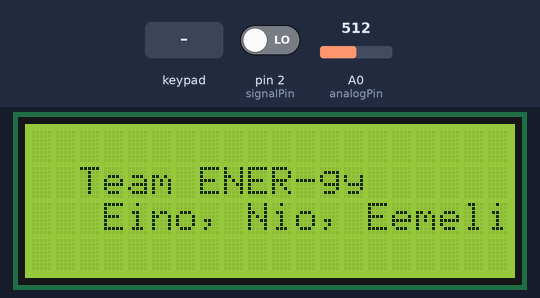
The sketch below on a simulated Arduino Uno, built with avr-gcc and run on an emulated ATmega328P. Parts: 20×4 character LCD. The test bench sets the inputs (shaded band); at power-on: A0 (analogPin) = 512, pin 2 (signalPin) LOW. WiFi joins after 1.5 s; servers stay silent unless stated; no MQTT or app messages arrive unless stated; what the sketch prints to the serial monitor is not drawn.

Above: at 0.1 s.
6.8 s: keypad keys 1 3 9 7 2 2 2 2 pressed 1.462 s apart
At 9.0 s:
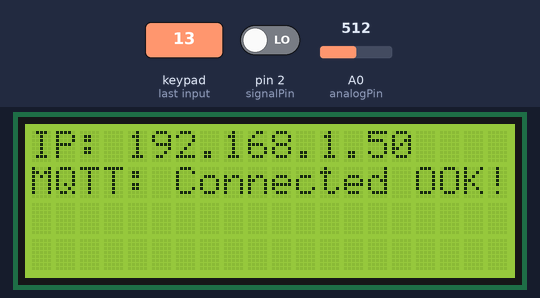
22.7 s: key 'A' pressed
26.9 s: key '3' pressed
31.1 s: A0 (analogPin) set to 716
At 32.6 s:
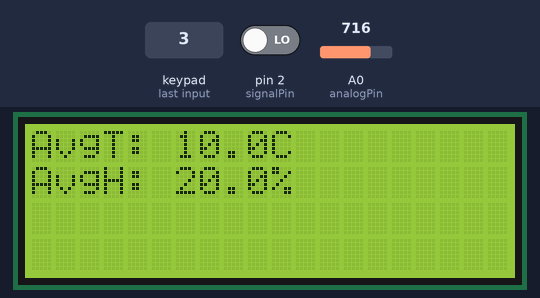
35.3 s: A0 (analogPin) set to 900
At 39.1 s:
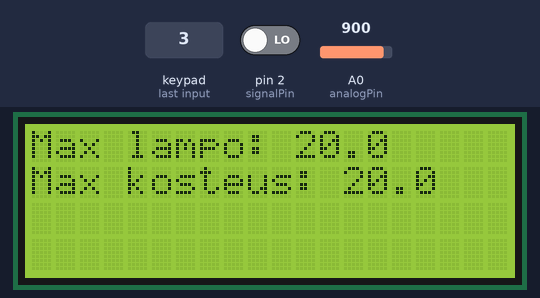
39.4 s: keypad keys 1 3 9 7 2 2 2 2 # pressed 1.462 s apart
At 45.4 s:
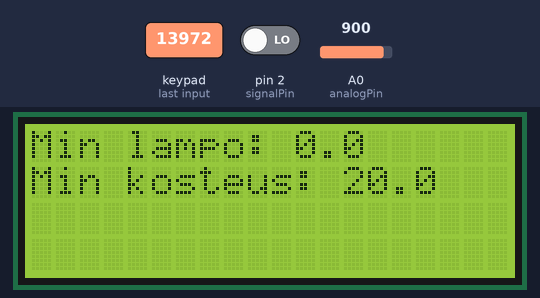
Timing chart, 0 to 46.9 s (numbered marks = the images above; inputs shaded):
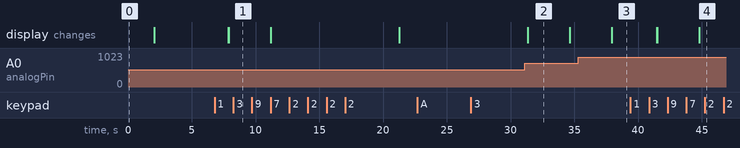

The sketch:

Arduino-koodit.ino
```cpp
// ---- Libraries and Configuration ----
#include <SPI.h>
#include <Ethernet.h>
#include <PubSubClient.h>
#include <LiquidCrystal.h>
#include <TimerOne.h>
#include <Keypad.h>

#define outTopic "ICT4_out_2020"
#define MAC_6   0x30

// MQTT settings
byte server[]       = {10, 6, 0, 23};    // MQTT broker IP address
unsigned int Port   = 1883;               // MQTT broker port
static uint8_t mymac[6] = {0xA8,0x61,0x0A,0xAE,0x46,MAC_6}; // Ethernet MAC address
char* clientId      = "a731fsd4";       // MQTT client identifier

EthernetClient ethClient;
PubSubClient client(server, Port, ethClient);

// LCD setup (parallel mode)
// rs=9, enable=8, d4=7, d5=6, d6=5, d7=4
LiquidCrystal lcd(9, 8, 7, 6, 5, 4);


// Keypad 4x4 on pins D2..D9
const byte ROWS = 4, COLS = 4;
char keys[ROWS][COLS] = {
  {'1','2','3','A'},
  {'4','5','6','B'},
  {'7','8','9','C'},
  {'*','0','#','D'}
};
byte rowPins[ROWS] = {19};  // not used by LCD here, but D2-D9 free
byte colPins[COLS] = {15, 16, 17, 18};
Keypad keypad = Keypad(makeKeymap(keys), rowPins, colPins, ROWS, COLS);

// Analogi- ja taajuussignaalit
const float vRef = 5.0;
const int analogPin = A0;
const int signalPin = 2;
const int SEKUNTI_COUNT = 10;

volatile unsigned long pulseCount = 0;
float analogSignals[SEKUNTI_COUNT];
float freqSignals[SEKUNTI_COUNT];
int analogIndex = 0, freqIndex = 0;
bool analogReady = false, freqReady = false;
float frequency = 0;
float avgTemp = 0;
float avgHumid = 0;
float lampo, kosteus;

// Tilastot for button 3
float minAnalog = 1000.0;
float maxAnalog = -1000.0;
float minFreq = 1000.0;
float maxFreq = -1000.0;
bool showMin = true;


// ISR services
void countPulse() {
  pulseCount++;
}

void timerIsr() {
  frequency = pulseCount;
  pulseCount = 0;
  freqSignals[freqIndex] = frequency;
  freqIndex++;
  if (freqIndex >= SEKUNTI_COUNT) {
    freqIndex = 0;
    freqReady = true;
  }
}

// MQTT ja Ethernet funktiot
void fetch_IP() {
  bool connectionSuccess = Ethernet.begin(mymac);
  if (!connectionSuccess) {
    Serial.println("Failed to access Ethernet controller");
  } else {
    Serial.println("Connected with IP: " + Ethernet.localIP()); // Onnistuessa tulostetaan IP-osoite
  }
}

void send_MQTT_message(float tempAvg, float humidAvg) {
  if (!client.connected()) connect_MQTT_server();
  if (client.connected()) {
    char msgBuf[128], outStr1[8], outStr2[8];
    // floatToString
    dtostrf(tempAvg, 4, 2, outStr1);
    dtostrf(humidAvg, 4, 2, outStr2);
    sprintf(msgBuf, "IOTJS={\"S_name1\":\"ENERGY_lampo\",\"S_value\":%s}", outStr1);
    sprintf(msgBuf, "IOTJS={\"S_name2\":\"ENERGY_kosteus\",\"S_value\":%s }", outStr2);

    // sprintf(msgBuf, "IOTJS={\"S_name\":\"ENERGY_lampo\",\"S_value\":%s,"
    //   "\"S_name\":\"ENERGY_kosteus\",\"S_value\":%s}",
    //   outStr1, outStr2);
    client.publish(outTopic, msgBuf); // Lähetetään viesti MQTT-brokerille
    Serial.println("Message sent to MQTT server."); Serial.println(msgBuf);// Tulostetaan viesti onnistuneesta lähettämisestä
  } else {
    Serial.println("Failed to send message: not connected to MQTT server.");
  }
}

void connect_MQTT_server() {
    Serial.println("Connecting to MQTT broker..."); // Tulostetaan vähän info-viestiä
      if (client.connect(clientId)) { // Tarkistetaan saadaanko yhteys MQTT-brokeriin
          Serial.println("Connected OK!"); // Yhdistetty onnistuneesti
      } else {
          Serial.println("Connection failed."); // Yhdistäminen epäonnistui
      }
}

// Helper-funktiot
float rawToVoltage(float vRef, int raw) {
  return (raw / 1023.0) * vRef;
}

float voltageToTemperature(float voltage) {
  if (voltage < 1.6) return -10;
  else if (voltage <= 2.6) return 0;
  else if (voltage <= 3.7) return 10;
  else if (voltage <= 4.6) return 20;
  else return 25;
}

float frequencyToHumidity(float frequency) {
  // float humid = 100 - ((frequency  - 6.9) / (7.9 - 6.9) * 60); // Linear interpolation
  // return ;

  float humid = (0 + (-62.2222 * (frequency/ 1000.0)) + 530.4444); // Käyrän sovittaminen pisteistöön
  if(humid > 105.0) {
    humid = 20;
  }
  return humid;
}

// UI funktiot
// Nappi 1: näytä IP-osoitetta and MQTT-tilaa
void showNetwork() {
  lcd.clear();
  lcd.setCursor(0, 0);
  lcd.print("IP: "); lcd.print(Ethernet.localIP());
  lcd.setCursor(0, 1);
  lcd.print("MQTT: ");
  lcd.print((client.connect(clientId)) ? "Connected OOK!" : "ERROR happened");
}

// Nappi 2: näytä lämpön ja kosteuksen keskiarvoja
void showSignals(float avgTemp, float avgHumid) {
  lcd.clear();
  lcd.setCursor(0, 0);
  lcd.print("AvgT: "); lcd.print(avgTemp, 1); lcd.print("C");
  lcd.setCursor(0, 1);
  lcd.print("AvgH: "); lcd.print(avgHumid, 1); lcd.print("%");
}

// Nappi 3: vaihda min/max lämpö & kosteus
void showStats() {
  lcd.clear();
  if (showMin) {
    lcd.setCursor(0, 0);
    lcd.print("Min lampo: "); lcd.print(minAnalog, 1);
    lcd.setCursor(0, 1);
    lcd.print("Min kosteus: "); lcd.print(minFreq, 1);
  } else {
    lcd.setCursor(0, 0);
    lcd.print("Max lampo: "); lcd.print(maxAnalog, 1);
    lcd.setCursor(0, 1);
    lcd.print("Max kosteus: "); lcd.print(maxFreq, 1);
  }
  showMin = !showMin;
}

// Nappi 4: Tulosta nykyista lämpön / kosteuksen dataa
void customAction(float lampo, float kosteus) {
  lcd.clear();
  lcd.setCursor(0, 0);
  lcd.print("Lampo: ");
  lcd.print(lampo, 1);
  lcd.print("C");
  lcd.setCursor(0, 1);
  lcd.print("Kosteus: ");
  lcd.print(kosteus, 1);
  lcd.print("%");
}

void handleKey(char key) {
  switch (key) {
    case '1': showNetwork(); break;
    case '2': showSignals(avgTemp, avgHumid); break;
    case '3': showStats();   break;
    case 'A': customAction(lampo, kosteus); break;
  }
}

void processLoop() {

  const int raw = analogRead(analogPin);
  const float voltage = rawToVoltage(vRef, raw);
  const float temp = voltageToTemperature(voltage);
  const float humidity = frequencyToHumidity(frequency);

  if (temp     < minAnalog) minAnalog = temp;
  if (temp     > maxAnalog) maxAnalog = temp;
  if (humidity > maxFreq  ) maxFreq   = humidity;
  if (humidity < minFreq  ) minFreq   = humidity;

  // Signaalin lukeminen
  analogSignals[analogIndex] = raw;
  analogIndex ++;
  if (analogIndex >= SEKUNTI_COUNT) {
    analogIndex = 0;
    analogReady = true;
  }

  lampo = temp;
  kosteus = humidity;

 float analogSum = 0, freqSum = 0;
  for (int i = 0; i < SEKUNTI_COUNT; i++) {
    analogSum += analogSignals[i];
    freqSum   += freqSignals[i];
  }
  float analogAvg  = analogSum / SEKUNTI_COUNT;
  float freqAvg    = freqSum   / SEKUNTI_COUNT;
  float voltageAvg = rawToVoltage(vRef, analogAvg);

  avgTemp  = voltageToTemperature(voltageAvg);
  avgHumid = frequencyToHumidity(freqAvg);


   // Serial Monitor -
   Serial.println("-----------------------------");
   Serial.print("ADC: "); Serial.println(raw);
   Serial.print("Voltage: "); Serial.print(voltage); Serial.println(" V");
   Serial.print("Temp: "); Serial.print(temp); Serial.println(" C degrees");
   Serial.print("Frequency: "); Serial.print(frequency);
   Serial.print(" Hz, Humidity: ");Serial.print(humidity); Serial.println("%");
   Serial.println("-----------------------------");


   // Keypad handling
   char key = keypad.getKey();
   if (key) {
   Serial.print("Key pressed: ");
   Serial.println(key);
   handleKey(key);
   }


  // 10 sekunnin jälkeen
   if(analogReady && freqReady) {
      send_MQTT_message(avgTemp, avgHumid);

      Serial.println("=== AVERAGE OVER 10s ===");
      Serial.print("AnalogAvg: "); Serial.println(analogAvg);
      Serial.print("VolAvg: "); Serial.println(voltageAvg);
      Serial.print("TempAvg: "); Serial.println(avgTemp);
      Serial.print("FreqAvg: "); Serial.print(freqAvg); Serial.println(" Hz");
      Serial.print("HumidAvg: "); Serial.print(avgHumid); Serial.println(" %");
      Serial.println("========================");

      // RESET flags
      analogReady = freqReady =false;

  }
  delay(1000);

}

// Setup
void setup() {
  Serial.begin(9600);


  // LCD-tervetelu
  lcd.begin(20, 4);
  lcd.setCursor(1, 1);
  lcd.print(" Team ENER-gy ");
  lcd.setCursor(2, 2);
  lcd.print(" Eino, Nio, Eemeli ");
  delay(2000);
  lcd.clear();

  fetch_IP();
  delay(2000);

  // Signaali-ISR ja ajastin
  pinMode(signalPin, INPUT);
  attachInterrupt(digitalPinToInterrupt(signalPin), countPulse, RISING);
  Timer1.initialize(1000000);
  Timer1.attachInterrupt(timerIsr);
}

// Main loop
void loop() {
  // Pidä MQTT-yhteys elossa
  client.loop();
  // Suorita koko päälogiikka omassa aliohjelmassaan
  processLoop();
}
```

Measured:
- after the input at 6.8 s, the display: first changes after 1.1 s (image 1 shows a later state)
- after the input at 22.7 s, every drawn part: stays the same
- after the input at 26.9 s, every drawn part: stays the same
- after the input at 31.1 s, the display: changes after 0.27 s (image 2)
- after the input at 35.3 s, the display: changes after 2.7 s (image 3)
- after the input at 39.4 s, the display: first changes after 2.1 s (image 4 shows a later state)
- what the display in image 2 shows lasts 3.3 s, from 31.4 s to 34.7 s
